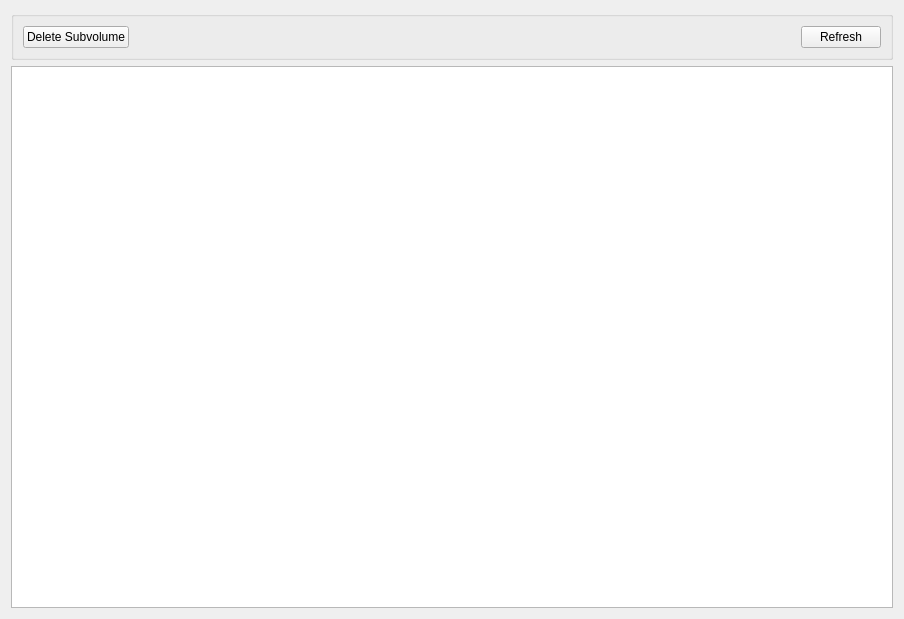
          <widget class="QWidget" name="scrollAreaWidgetContents_2">
           <property name="geometry">
            <rect>
             <x>0</x>
             <y>0</y>
             <width>904</width>
             <height>619</height>
            </rect>
           </property>
           <layout class="QGridLayout" name="gridLayout_10">
            <item row="0" column="0">
             <widget class="QGroupBox" name="groupBox">
              <property name="title">
               <string/>
              </property>
              <layout class="QHBoxLayout" name="horizontalLayout_9">
               <item>
                <widget class="QPushButton" name="pushButton_subvolDelete">
                 <property name="text">
                  <string>Delete Subvolume</string>
                 </property>
                 <property name="icon">
                  <iconset resource="icons.qrc">
                   <normaloff>:/assets/assets/minus.png</normaloff>:/assets/assets/minus.png</iconset>
                 </property>
                </widget>
               </item>
               <item>
                <spacer name="horizontalSpacer_9">
                 <property name="orientation">
                  <enum>Qt::Horizontal</enum>
                 </property>
                 <property name="sizeHint" stdset="0">
                  <size>
                   <width>40</width>
                   <height>20</height>
                  </size>
                 </property>
                </spacer>
               </item>
               <item>
                <widget class="QPushButton" name="pushButton_subvolRefresh">
                 <property name="text">
                  <string>Refresh</string>
                 </property>
                 <property name="icon">
                  <iconset resource="icons.qrc">
                   <normaloff>:/assets/assets/reload.png</normaloff>:/assets/assets/reload.png</iconset>
                 </property>
                </widget>
               </item>
              </layout>
             </widget>
            </item>
            <item row="1" column="0">
             <widget class="QTableView" name="tableView_subvols">
              <property name="selectionMode">
               <enum>QAbstractItemView::SingleSelection</enum>
              </property>
              <property name="selectionBehavior">
               <enum>QAbstractItemView::SelectRows</enum>
              </property>
             </widget>
            </item>
           </layout>
          </widget>
